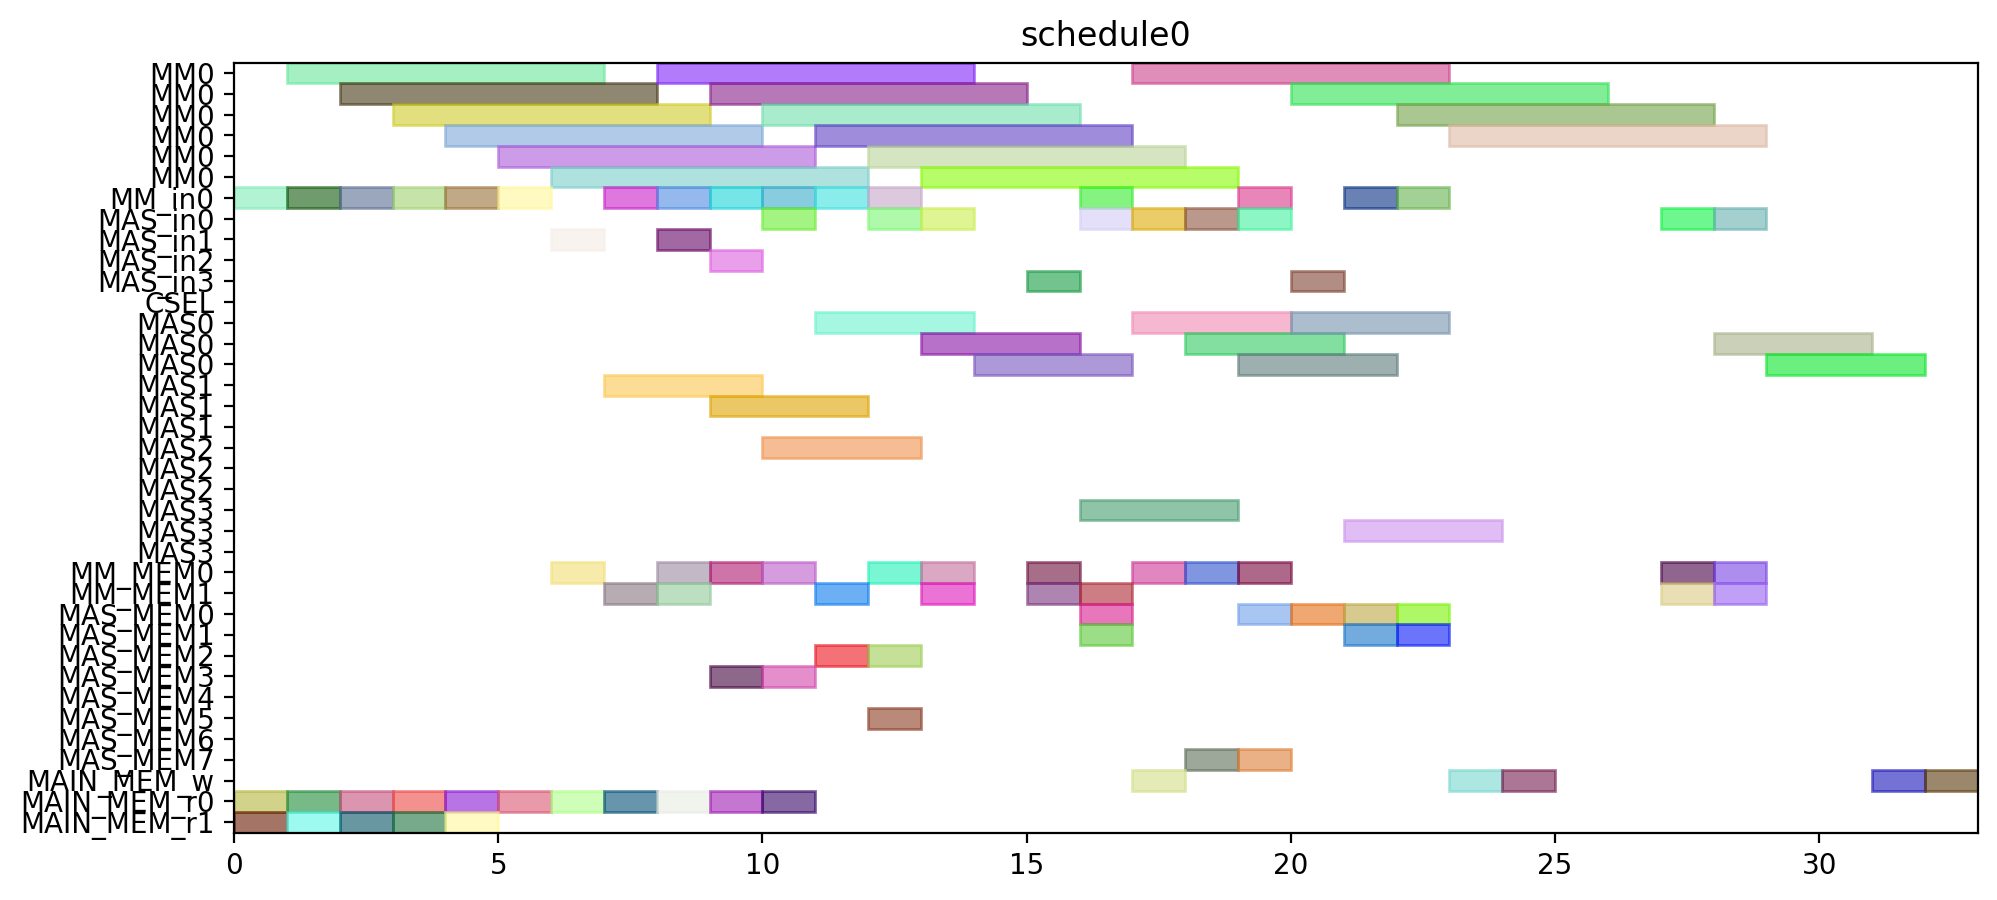

This figure's Python source:
from pyschedule import Scenario, solvers, plotters, alt


def solve():
	horizon = 90
	S = Scenario("schedule0", horizon=horizon)

	# resource
	MM = S.Resources('MM', num=1, size=6)
	MM_in = S.Resources('MM_in', num=1)
	MAS_in = S.Resources('MAS_in', num=4)
	CSEL = S.Resource('CSEL')
	MAS = S.Resources('MAS', num=4, size=3, periods=range(1, horizon))
	MM_MEM = S.Resources('MM_MEM', num=2)
	MAS_MEM = S.Resources('MAS_MEM', num=8)
	MAIN_MEM_w = S.Resource('MAIN_MEM_w', size=1)
	MAIN_MEM_r = S.Resources('MAIN_MEM_r', num=2)

	# result of previous scheduling

	# new tasks
	t0 = S.Task('t0', length=6, delay_cost=1)
	t0 += alt(MM)
	t0_in = S.Task('t0_in', length=1, delay_cost=1)
	t0_in += alt(MM_in)
	S += t0_in*MM_in[0]<=t0*MM[0]

	t0_mem0 = S.Task('t0_mem0', length=1, delay_cost=1)
	t0_mem0 += MAIN_MEM_r[0]
	t1 = S.Task('t1', length=6, delay_cost=1)
	t1 += alt(MM)
	t1_in = S.Task('t1_in', length=1, delay_cost=1)
	t1_in += alt(MM_in)
	S += t1_in*MM_in[0]<=t1*MM[0]

	t1_mem0 = S.Task('t1_mem0', length=1, delay_cost=1)
	t1_mem0 += MAIN_MEM_r[0]
	t2 = S.Task('t2', length=6, delay_cost=1)
	t2 += alt(MM)
	t2_in = S.Task('t2_in', length=1, delay_cost=1)
	t2_in += alt(MM_in)
	S += t2_in*MM_in[0]<=t2*MM[0]

	t2_mem0 = S.Task('t2_mem0', length=1, delay_cost=1)
	t2_mem0 += MAIN_MEM_r[0]
	t3 = S.Task('t3', length=6, delay_cost=1)
	t3 += alt(MM)
	t3_in = S.Task('t3_in', length=1, delay_cost=1)
	t3_in += alt(MM_in)
	S += t3_in*MM_in[0]<=t3*MM[0]

	t3_mem0 = S.Task('t3_mem0', length=1, delay_cost=1)
	t3_mem0 += MAIN_MEM_r[0]
	t3_mem1 = S.Task('t3_mem1', length=1, delay_cost=1)
	t3_mem1 += MAIN_MEM_r[1]
	t5 = S.Task('t5', length=6, delay_cost=1)
	t5 += alt(MM)
	t5_in = S.Task('t5_in', length=1, delay_cost=1)
	t5_in += alt(MM_in)
	S += t5_in*MM_in[0]<=t5*MM[0]

	t5_mem0 = S.Task('t5_mem0', length=1, delay_cost=1)
	t5_mem0 += MAIN_MEM_r[0]
	t5_mem1 = S.Task('t5_mem1', length=1, delay_cost=1)
	t5_mem1 += MAIN_MEM_r[1]
	t23 = S.Task('t23', length=6, delay_cost=1)
	t23 += alt(MM)
	t23_in = S.Task('t23_in', length=1, delay_cost=1)
	t23_in += alt(MM_in)
	S += t23_in*MM_in[0]<=t23*MM[0]

	t23_mem0 = S.Task('t23_mem0', length=1, delay_cost=1)
	t23_mem0 += MAIN_MEM_r[0]
	t23_mem1 = S.Task('t23_mem1', length=1, delay_cost=1)
	t23_mem1 += MAIN_MEM_r[1]
	t4 = S.Task('t4', length=3, delay_cost=1)
	t4 += alt(MAS)
	t4_in = S.Task('t4_in', length=1, delay_cost=1)
	t4_in += alt(MAS_in)
	S += t4_in*MAS_in[0]<=t4*MAS[0]

	S += t4_in*MAS_in[1]<=t4*MAS[1]

	S += t4_in*MAS_in[2]<=t4*MAS[2]

	S += t4_in*MAS_in[3]<=t4*MAS[3]

	t4_mem0 = S.Task('t4_mem0', length=1, delay_cost=1)
	t4_mem0 += alt(MM_MEM)
	S += (t3*MM[0])-1 < t4_mem0*MM_MEM[0]
	S += t4_mem0 <= t4

	t6 = S.Task('t6', length=3, delay_cost=1)
	t6 += alt(MAS)
	t6_in = S.Task('t6_in', length=1, delay_cost=1)
	t6_in += alt(MAS_in)
	S += t6_in*MAS_in[0]<=t6*MAS[0]

	S += t6_in*MAS_in[1]<=t6*MAS[1]

	S += t6_in*MAS_in[2]<=t6*MAS[2]

	S += t6_in*MAS_in[3]<=t6*MAS[3]

	t6_mem0 = S.Task('t6_mem0', length=1, delay_cost=1)
	t6_mem0 += alt(MM_MEM)
	S += (t5*MM[0])-1 < t6_mem0*MM_MEM[0]
	S += t6_mem0 <= t6

	t8 = S.Task('t8', length=6, delay_cost=1)
	t8 += alt(MM)
	t8_in = S.Task('t8_in', length=1, delay_cost=1)
	t8_in += alt(MM_in)
	S += t8_in*MM_in[0]<=t8*MM[0]

	t8_mem0 = S.Task('t8_mem0', length=1, delay_cost=1)
	t8_mem0 += MAIN_MEM_r[0]
	t8_mem1 = S.Task('t8_mem1', length=1, delay_cost=1)
	t8_mem1 += alt(MM_MEM)
	S += (t2*MM[0])-1 < t8_mem1*MM_MEM[1]
	S += t8_mem1 <= t8

	t15 = S.Task('t15', length=6, delay_cost=1)
	t15 += alt(MM)
	t15_in = S.Task('t15_in', length=1, delay_cost=1)
	t15_in += alt(MM_in)
	S += t15_in*MM_in[0]<=t15*MM[0]

	t15_mem0 = S.Task('t15_mem0', length=1, delay_cost=1)
	t15_mem0 += MAIN_MEM_r[0]
	t15_mem1 = S.Task('t15_mem1', length=1, delay_cost=1)
	t15_mem1 += alt(MM_MEM)
	S += (t2*MM[0])-1 < t15_mem1*MM_MEM[1]
	S += t15_mem1 <= t15

	t19 = S.Task('t19', length=3, delay_cost=1)
	t19 += alt(MAS)
	t19_in = S.Task('t19_in', length=1, delay_cost=1)
	t19_in += alt(MAS_in)
	S += t19_in*MAS_in[0]<=t19*MAS[0]

	S += t19_in*MAS_in[1]<=t19*MAS[1]

	S += t19_in*MAS_in[2]<=t19*MAS[2]

	S += t19_in*MAS_in[3]<=t19*MAS[3]

	t19_mem0 = S.Task('t19_mem0', length=1, delay_cost=1)
	t19_mem0 += alt(MM_MEM)
	S += (t0*MM[0])-1 < t19_mem0*MM_MEM[0]
	S += t19_mem0 <= t19

	t24 = S.Task('t24', length=3, delay_cost=1)
	t24 += alt(MAS)
	t24_in = S.Task('t24_in', length=1, delay_cost=1)
	t24_in += alt(MAS_in)
	S += t24_in*MAS_in[0]<=t24*MAS[0]

	S += t24_in*MAS_in[1]<=t24*MAS[1]

	S += t24_in*MAS_in[2]<=t24*MAS[2]

	S += t24_in*MAS_in[3]<=t24*MAS[3]

	t24_mem0 = S.Task('t24_mem0', length=1, delay_cost=1)
	t24_mem0 += alt(MM_MEM)
	S += (t23*MM[0])-1 < t24_mem0*MM_MEM[0]
	S += t24_mem0 <= t24

	t7 = S.Task('t7', length=6, delay_cost=1)
	t7 += alt(MM)
	t7_in = S.Task('t7_in', length=1, delay_cost=1)
	t7_in += alt(MM_in)
	S += t7_in*MM_in[0]<=t7*MM[0]

	t7_mem0 = S.Task('t7_mem0', length=1, delay_cost=1)
	t7_mem0 += MAIN_MEM_r[0]
	t7_mem1 = S.Task('t7_mem1', length=1, delay_cost=1)
	t7_mem1 += alt(MAS_MEM)
	S += (t6*MAS[0])-1 < t7_mem1*MAS_MEM[1]
	S += (t6*MAS[1])-1 < t7_mem1*MAS_MEM[3]
	S += (t6*MAS[2])-1 < t7_mem1*MAS_MEM[5]
	S += (t6*MAS[3])-1 < t7_mem1*MAS_MEM[7]
	S += t7_mem1 <= t7

	t14 = S.Task('t14', length=6, delay_cost=1)
	t14 += alt(MM)
	t14_in = S.Task('t14_in', length=1, delay_cost=1)
	t14_in += alt(MM_in)
	S += t14_in*MM_in[0]<=t14*MM[0]

	S += 0<t14

	t14_w = S.Task('t14_w', length=1, delay_cost=1)
	t14_w += alt(MAIN_MEM_w)
	S += t14 <= t14_w

	t14_mem0 = S.Task('t14_mem0', length=1, delay_cost=1)
	t14_mem0 += MAIN_MEM_r[0]
	t14_mem1 = S.Task('t14_mem1', length=1, delay_cost=1)
	t14_mem1 += alt(MAS_MEM)
	S += (t6*MAS[0])-1 < t14_mem1*MAS_MEM[1]
	S += (t6*MAS[1])-1 < t14_mem1*MAS_MEM[3]
	S += (t6*MAS[2])-1 < t14_mem1*MAS_MEM[5]
	S += (t6*MAS[3])-1 < t14_mem1*MAS_MEM[7]
	S += t14_mem1 <= t14

	t16 = S.Task('t16', length=3, delay_cost=1)
	t16 += alt(MAS)
	t16_in = S.Task('t16_in', length=1, delay_cost=1)
	t16_in += alt(MAS_in)
	S += t16_in*MAS_in[0]<=t16*MAS[0]

	S += t16_in*MAS_in[1]<=t16*MAS[1]

	S += t16_in*MAS_in[2]<=t16*MAS[2]

	S += t16_in*MAS_in[3]<=t16*MAS[3]

	t16_mem0 = S.Task('t16_mem0', length=1, delay_cost=1)
	t16_mem0 += alt(MM_MEM)
	S += (t0*MM[0])-1 < t16_mem0*MM_MEM[0]
	S += t16_mem0 <= t16

	t16_mem1 = S.Task('t16_mem1', length=1, delay_cost=1)
	t16_mem1 += alt(MM_MEM)
	S += (t15*MM[0])-1 < t16_mem1*MM_MEM[1]
	S += t16_mem1 <= t16

	t20 = S.Task('t20', length=3, delay_cost=1)
	t20 += alt(MAS)
	t20_in = S.Task('t20_in', length=1, delay_cost=1)
	t20_in += alt(MAS_in)
	S += t20_in*MAS_in[0]<=t20*MAS[0]

	S += t20_in*MAS_in[1]<=t20*MAS[1]

	S += t20_in*MAS_in[2]<=t20*MAS[2]

	S += t20_in*MAS_in[3]<=t20*MAS[3]

	t20_mem0 = S.Task('t20_mem0', length=1, delay_cost=1)
	t20_mem0 += alt(MM_MEM)
	S += (t0*MM[0])-1 < t20_mem0*MM_MEM[0]
	S += t20_mem0 <= t20

	t20_mem1 = S.Task('t20_mem1', length=1, delay_cost=1)
	t20_mem1 += alt(MAS_MEM)
	S += (t19*MAS[0])-1 < t20_mem1*MAS_MEM[1]
	S += (t19*MAS[1])-1 < t20_mem1*MAS_MEM[3]
	S += (t19*MAS[2])-1 < t20_mem1*MAS_MEM[5]
	S += (t19*MAS[3])-1 < t20_mem1*MAS_MEM[7]
	S += t20_mem1 <= t20

	t25 = S.Task('t25', length=6, delay_cost=1)
	t25 += alt(MM)
	t25_in = S.Task('t25_in', length=1, delay_cost=1)
	t25_in += alt(MM_in)
	S += t25_in*MM_in[0]<=t25*MM[0]

	t25_mem0 = S.Task('t25_mem0', length=1, delay_cost=1)
	t25_mem0 += alt(MAS_MEM)
	S += (t24*MAS[0])-1 < t25_mem0*MAS_MEM[0]
	S += (t24*MAS[1])-1 < t25_mem0*MAS_MEM[2]
	S += (t24*MAS[2])-1 < t25_mem0*MAS_MEM[4]
	S += (t24*MAS[3])-1 < t25_mem0*MAS_MEM[6]
	S += t25_mem0 <= t25

	t25_mem1 = S.Task('t25_mem1', length=1, delay_cost=1)
	t25_mem1 += MAIN_MEM_r[1]
	t26 = S.Task('t26', length=6, delay_cost=1)
	t26 += alt(MM)
	t26_in = S.Task('t26_in', length=1, delay_cost=1)
	t26_in += alt(MM_in)
	S += t26_in*MM_in[0]<=t26*MM[0]

	t26_mem0 = S.Task('t26_mem0', length=1, delay_cost=1)
	t26_mem0 += alt(MAS_MEM)
	S += (t24*MAS[0])-1 < t26_mem0*MAS_MEM[0]
	S += (t24*MAS[1])-1 < t26_mem0*MAS_MEM[2]
	S += (t24*MAS[2])-1 < t26_mem0*MAS_MEM[4]
	S += (t24*MAS[3])-1 < t26_mem0*MAS_MEM[6]
	S += t26_mem0 <= t26

	t26_mem1 = S.Task('t26_mem1', length=1, delay_cost=1)
	t26_mem1 += alt(MM_MEM)
	S += (t1*MM[0])-1 < t26_mem1*MM_MEM[1]
	S += t26_mem1 <= t26

	t9 = S.Task('t9', length=3, delay_cost=1)
	t9 += alt(MAS)
	t9_in = S.Task('t9_in', length=1, delay_cost=1)
	t9_in += alt(MAS_in)
	S += t9_in*MAS_in[0]<=t9*MAS[0]

	S += t9_in*MAS_in[1]<=t9*MAS[1]

	S += t9_in*MAS_in[2]<=t9*MAS[2]

	S += t9_in*MAS_in[3]<=t9*MAS[3]

	t9_mem0 = S.Task('t9_mem0', length=1, delay_cost=1)
	t9_mem0 += alt(MM_MEM)
	S += (t7*MM[0])-1 < t9_mem0*MM_MEM[0]
	S += t9_mem0 <= t9

	t9_mem1 = S.Task('t9_mem1', length=1, delay_cost=1)
	t9_mem1 += alt(MM_MEM)
	S += (t8*MM[0])-1 < t9_mem1*MM_MEM[1]
	S += t9_mem1 <= t9

	t17 = S.Task('t17', length=6, delay_cost=1)
	t17 += alt(MM)
	t17_in = S.Task('t17_in', length=1, delay_cost=1)
	t17_in += alt(MM_in)
	S += t17_in*MM_in[0]<=t17*MM[0]

	S += 0<t17

	t17_w = S.Task('t17_w', length=1, delay_cost=1)
	t17_w += alt(MAIN_MEM_w)
	S += t17 <= t17_w

	t17_mem0 = S.Task('t17_mem0', length=1, delay_cost=1)
	t17_mem0 += MAIN_MEM_r[0]
	t17_mem1 = S.Task('t17_mem1', length=1, delay_cost=1)
	t17_mem1 += alt(MAS_MEM)
	S += (t16*MAS[0])-1 < t17_mem1*MAS_MEM[1]
	S += (t16*MAS[1])-1 < t17_mem1*MAS_MEM[3]
	S += (t16*MAS[2])-1 < t17_mem1*MAS_MEM[5]
	S += (t16*MAS[3])-1 < t17_mem1*MAS_MEM[7]
	S += t17_mem1 <= t17

	t21 = S.Task('t21', length=3, delay_cost=1)
	t21 += alt(MAS)
	t21_in = S.Task('t21_in', length=1, delay_cost=1)
	t21_in += alt(MAS_in)
	S += t21_in*MAS_in[0]<=t21*MAS[0]

	S += t21_in*MAS_in[1]<=t21*MAS[1]

	S += t21_in*MAS_in[2]<=t21*MAS[2]

	S += t21_in*MAS_in[3]<=t21*MAS[3]

	t21_mem0 = S.Task('t21_mem0', length=1, delay_cost=1)
	t21_mem0 += alt(MAS_MEM)
	S += (t20*MAS[0])-1 < t21_mem0*MAS_MEM[0]
	S += (t20*MAS[1])-1 < t21_mem0*MAS_MEM[2]
	S += (t20*MAS[2])-1 < t21_mem0*MAS_MEM[4]
	S += (t20*MAS[3])-1 < t21_mem0*MAS_MEM[6]
	S += t21_mem0 <= t21

	t21_mem1 = S.Task('t21_mem1', length=1, delay_cost=1)
	t21_mem1 += alt(MM_MEM)
	S += (t15*MM[0])-1 < t21_mem1*MM_MEM[1]
	S += t21_mem1 <= t21

	t27 = S.Task('t27', length=3, delay_cost=1)
	t27 += alt(MAS)
	t27_in = S.Task('t27_in', length=1, delay_cost=1)
	t27_in += alt(MAS_in)
	S += t27_in*MAS_in[0]<=t27*MAS[0]

	S += t27_in*MAS_in[1]<=t27*MAS[1]

	S += t27_in*MAS_in[2]<=t27*MAS[2]

	S += t27_in*MAS_in[3]<=t27*MAS[3]

	t27_mem0 = S.Task('t27_mem0', length=1, delay_cost=1)
	t27_mem0 += alt(MM_MEM)
	S += (t26*MM[0])-1 < t27_mem0*MM_MEM[0]
	S += t27_mem0 <= t27

	t10 = S.Task('t10', length=3, delay_cost=1)
	t10 += alt(MAS)
	t10_in = S.Task('t10_in', length=1, delay_cost=1)
	t10_in += alt(MAS_in)
	S += t10_in*MAS_in[0]<=t10*MAS[0]

	S += t10_in*MAS_in[1]<=t10*MAS[1]

	S += t10_in*MAS_in[2]<=t10*MAS[2]

	S += t10_in*MAS_in[3]<=t10*MAS[3]

	t10_mem0 = S.Task('t10_mem0', length=1, delay_cost=1)
	t10_mem0 += alt(MM_MEM)
	S += (t1*MM[0])-1 < t10_mem0*MM_MEM[0]
	S += t10_mem0 <= t10

	t10_mem1 = S.Task('t10_mem1', length=1, delay_cost=1)
	t10_mem1 += alt(MAS_MEM)
	S += (t9*MAS[0])-1 < t10_mem1*MAS_MEM[1]
	S += (t9*MAS[1])-1 < t10_mem1*MAS_MEM[3]
	S += (t9*MAS[2])-1 < t10_mem1*MAS_MEM[5]
	S += (t9*MAS[3])-1 < t10_mem1*MAS_MEM[7]
	S += t10_mem1 <= t10

	t11 = S.Task('t11', length=3, delay_cost=1)
	t11 += alt(MAS)
	t11_in = S.Task('t11_in', length=1, delay_cost=1)
	t11_in += alt(MAS_in)
	S += t11_in*MAS_in[0]<=t11*MAS[0]

	S += t11_in*MAS_in[1]<=t11*MAS[1]

	S += t11_in*MAS_in[2]<=t11*MAS[2]

	S += t11_in*MAS_in[3]<=t11*MAS[3]

	t11_mem0 = S.Task('t11_mem0', length=1, delay_cost=1)
	t11_mem0 += alt(MM_MEM)
	S += (t1*MM[0])-1 < t11_mem0*MM_MEM[0]
	S += t11_mem0 <= t11

	t11_mem1 = S.Task('t11_mem1', length=1, delay_cost=1)
	t11_mem1 += alt(MAS_MEM)
	S += (t9*MAS[0])-1 < t11_mem1*MAS_MEM[1]
	S += (t9*MAS[1])-1 < t11_mem1*MAS_MEM[3]
	S += (t9*MAS[2])-1 < t11_mem1*MAS_MEM[5]
	S += (t9*MAS[3])-1 < t11_mem1*MAS_MEM[7]
	S += t11_mem1 <= t11

	t22 = S.Task('t22', length=6, delay_cost=1)
	t22 += alt(MM)
	t22_in = S.Task('t22_in', length=1, delay_cost=1)
	t22_in += alt(MM_in)
	S += t22_in*MM_in[0]<=t22*MM[0]

	t22_mem0 = S.Task('t22_mem0', length=1, delay_cost=1)
	t22_mem0 += alt(MAS_MEM)
	S += (t21*MAS[0])-1 < t22_mem0*MAS_MEM[0]
	S += (t21*MAS[1])-1 < t22_mem0*MAS_MEM[2]
	S += (t21*MAS[2])-1 < t22_mem0*MAS_MEM[4]
	S += (t21*MAS[3])-1 < t22_mem0*MAS_MEM[6]
	S += t22_mem0 <= t22

	t22_mem1 = S.Task('t22_mem1', length=1, delay_cost=1)
	t22_mem1 += MAIN_MEM_r[1]
	new_PZ = S.Task('new_PZ', length=3, delay_cost=1)
	new_PZ += alt(MAS)
	new_PZ_in = S.Task('new_PZ_in', length=1, delay_cost=1)
	new_PZ_in += alt(MAS_in)
	S += new_PZ_in*MAS_in[0]<=new_PZ*MAS[0]

	S += new_PZ_in*MAS_in[1]<=new_PZ*MAS[1]

	S += new_PZ_in*MAS_in[2]<=new_PZ*MAS[2]

	S += new_PZ_in*MAS_in[3]<=new_PZ*MAS[3]

	S += 0<new_PZ

	new_PZ_w = S.Task('new_PZ_w', length=1, delay_cost=1)
	new_PZ_w += alt(MAIN_MEM_w)
	S += new_PZ <= new_PZ_w

	new_PZ_mem0 = S.Task('new_PZ_mem0', length=1, delay_cost=1)
	new_PZ_mem0 += alt(MAS_MEM)
	S += (t27*MAS[0])-1 < new_PZ_mem0*MAS_MEM[0]
	S += (t27*MAS[1])-1 < new_PZ_mem0*MAS_MEM[2]
	S += (t27*MAS[2])-1 < new_PZ_mem0*MAS_MEM[4]
	S += (t27*MAS[3])-1 < new_PZ_mem0*MAS_MEM[6]
	S += new_PZ_mem0 <= new_PZ

	t12 = S.Task('t12', length=6, delay_cost=1)
	t12 += alt(MM)
	t12_in = S.Task('t12_in', length=1, delay_cost=1)
	t12_in += alt(MM_in)
	S += t12_in*MM_in[0]<=t12*MM[0]

	t12_mem0 = S.Task('t12_mem0', length=1, delay_cost=1)
	t12_mem0 += alt(MAS_MEM)
	S += (t10*MAS[0])-1 < t12_mem0*MAS_MEM[0]
	S += (t10*MAS[1])-1 < t12_mem0*MAS_MEM[2]
	S += (t10*MAS[2])-1 < t12_mem0*MAS_MEM[4]
	S += (t10*MAS[3])-1 < t12_mem0*MAS_MEM[6]
	S += t12_mem0 <= t12

	t12_mem1 = S.Task('t12_mem1', length=1, delay_cost=1)
	t12_mem1 += alt(MAS_MEM)
	S += (t11*MAS[0])-1 < t12_mem1*MAS_MEM[1]
	S += (t11*MAS[1])-1 < t12_mem1*MAS_MEM[3]
	S += (t11*MAS[2])-1 < t12_mem1*MAS_MEM[5]
	S += (t11*MAS[3])-1 < t12_mem1*MAS_MEM[7]
	S += t12_mem1 <= t12

	t13 = S.Task('t13', length=6, delay_cost=1)
	t13 += alt(MM)
	t13_in = S.Task('t13_in', length=1, delay_cost=1)
	t13_in += alt(MM_in)
	S += t13_in*MM_in[0]<=t13*MM[0]

	t13_mem0 = S.Task('t13_mem0', length=1, delay_cost=1)
	t13_mem0 += alt(MAS_MEM)
	S += (t4*MAS[0])-1 < t13_mem0*MAS_MEM[0]
	S += (t4*MAS[1])-1 < t13_mem0*MAS_MEM[2]
	S += (t4*MAS[2])-1 < t13_mem0*MAS_MEM[4]
	S += (t4*MAS[3])-1 < t13_mem0*MAS_MEM[6]
	S += t13_mem0 <= t13

	t13_mem1 = S.Task('t13_mem1', length=1, delay_cost=1)
	t13_mem1 += alt(MAS_MEM)
	S += (t10*MAS[0])-1 < t13_mem1*MAS_MEM[1]
	S += (t10*MAS[1])-1 < t13_mem1*MAS_MEM[3]
	S += (t10*MAS[2])-1 < t13_mem1*MAS_MEM[5]
	S += (t10*MAS[3])-1 < t13_mem1*MAS_MEM[7]
	S += t13_mem1 <= t13

	new_PY = S.Task('new_PY', length=3, delay_cost=1)
	new_PY += alt(MAS)
	new_PY_in = S.Task('new_PY_in', length=1, delay_cost=1)
	new_PY_in += alt(MAS_in)
	S += new_PY_in*MAS_in[0]<=new_PY*MAS[0]

	S += new_PY_in*MAS_in[1]<=new_PY*MAS[1]

	S += new_PY_in*MAS_in[2]<=new_PY*MAS[2]

	S += new_PY_in*MAS_in[3]<=new_PY*MAS[3]

	S += 0<new_PY

	new_PY_w = S.Task('new_PY_w', length=1, delay_cost=1)
	new_PY_w += alt(MAIN_MEM_w)
	S += new_PY <= new_PY_w

	new_PY_mem0 = S.Task('new_PY_mem0', length=1, delay_cost=1)
	new_PY_mem0 += alt(MM_MEM)
	S += (t12*MM[0])-1 < new_PY_mem0*MM_MEM[0]
	S += new_PY_mem0 <= new_PY

	new_PY_mem1 = S.Task('new_PY_mem1', length=1, delay_cost=1)
	new_PY_mem1 += alt(MM_MEM)
	S += (t22*MM[0])-1 < new_PY_mem1*MM_MEM[1]
	S += new_PY_mem1 <= new_PY

	new_PX = S.Task('new_PX', length=3, delay_cost=1)
	new_PX += alt(MAS)
	new_PX_in = S.Task('new_PX_in', length=1, delay_cost=1)
	new_PX_in += alt(MAS_in)
	S += new_PX_in*MAS_in[0]<=new_PX*MAS[0]

	S += new_PX_in*MAS_in[1]<=new_PX*MAS[1]

	S += new_PX_in*MAS_in[2]<=new_PX*MAS[2]

	S += new_PX_in*MAS_in[3]<=new_PX*MAS[3]

	S += 0<new_PX

	new_PX_w = S.Task('new_PX_w', length=1, delay_cost=1)
	new_PX_w += alt(MAIN_MEM_w)
	S += new_PX <= new_PX_w

	new_PX_mem0 = S.Task('new_PX_mem0', length=1, delay_cost=1)
	new_PX_mem0 += alt(MM_MEM)
	S += (t13*MM[0])-1 < new_PX_mem0*MM_MEM[0]
	S += new_PX_mem0 <= new_PX

	new_PX_mem1 = S.Task('new_PX_mem1', length=1, delay_cost=1)
	new_PX_mem1 += alt(MM_MEM)
	S += (t25*MM[0])-1 < new_PX_mem1*MM_MEM[1]
	S += new_PX_mem1 <= new_PX

	solvers.mip.solve(S,msg=1,kind='CPLEX',ratio_gap=1.01)

	solution = [['hoge']*len(S.solution()[1]) for i in range(len(S.solution()))]
	for i in range(len(S.solution())):
		for j in range(len(S.solution()[i])):
			solution[i][j]=str(S.solution()[i][j])
	print(solution)

	cycles = int(solution[-1][3])

	pic_file_name = "/home/mfukuda/ABE/multiRAM_multiMAS_16mux/scheduling_result/stage6MM1_stage3MAS4/EP_DBL_A_ANY/schedule0.png"
	if(S.solution() != []):
		plotters.matplotlib.plot(S,img_filename=pic_file_name, show_task_labels=False, fig_size=(cycles*0.25+3, 5))

	return solution
